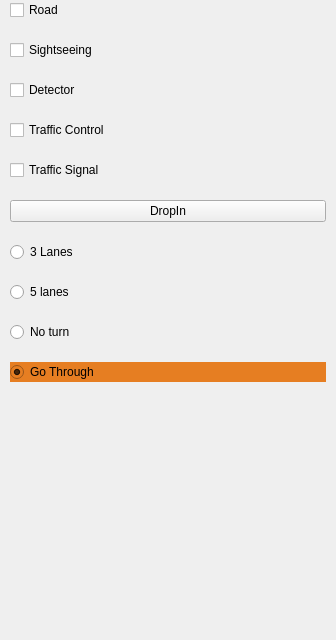
<?xml version="1.0" encoding="UTF-8"?>
<ui version="4.0">
 <class>toolpanel</class>
 <widget class="QWidget" name="toolpanel">
  <property name="geometry">
   <rect>
    <x>0</x>
    <y>0</y>
    <width>336</width>
    <height>640</height>
   </rect>
  </property>
  <property name="sizePolicy">
   <sizepolicy hsizetype="Expanding" vsizetype="Expanding">
    <horstretch>0</horstretch>
    <verstretch>0</verstretch>
   </sizepolicy>
  </property>
  <property name="windowTitle">
   <string>Form</string>
  </property>
  <layout class="QVBoxLayout" name="verticalLayout">
   <property name="spacing">
    <number>0</number>
   </property>
   <property name="leftMargin">
    <number>0</number>
   </property>
   <property name="topMargin">
    <number>0</number>
   </property>
   <property name="rightMargin">
    <number>0</number>
   </property>
   <property name="bottomMargin">
    <number>0</number>
   </property>
   <item>
    <layout class="QVBoxLayout" name="tool_panel">
     <property name="spacing">
      <number>20</number>
     </property>
     <property name="sizeConstraint">
      <enum>QLayout::SetDefaultConstraint</enum>
     </property>
     <property name="leftMargin">
      <number>10</number>
     </property>
     <property name="rightMargin">
      <number>10</number>
     </property>
     <item>
      <widget class="QCheckBox" name="m_road_check_button">
       <property name="text">
        <string>Road</string>
       </property>
      </widget>
     </item>
     <item>
      <widget class="QCheckBox" name="m_sightseeing_button">
       <property name="text">
        <string>Sightseeing</string>
       </property>
      </widget>
     </item>
     <item>
      <widget class="QCheckBox" name="m_detector_button">
       <property name="text">
        <string>Detector</string>
       </property>
      </widget>
     </item>
     <item>
      <widget class="QCheckBox" name="m_manul_control_button">
       <property name="focusPolicy">
        <enum>Qt::StrongFocus</enum>
       </property>
       <property name="text">
        <string>Traffic Control</string>
       </property>
      </widget>
     </item>
     <item>
      <widget class="QCheckBox" name="m_no_traffic">
       <property name="focusPolicy">
        <enum>Qt::StrongFocus</enum>
       </property>
       <property name="text">
        <string>Traffic Signal</string>
       </property>
      </widget>
     </item>
     <item>
      <widget class="QPushButton" name="m_drop_in">
       <property name="text">
        <string>DropIn</string>
       </property>
      </widget>
     </item>
     <item>
      <widget class="QRadioButton" name="m_3_lanes">
       <property name="text">
        <string>3 Lanes</string>
       </property>
       <property name="checked">
        <bool>false</bool>
       </property>
      </widget>
     </item>
     <item>
      <widget class="QRadioButton" name="m_5_lanes">
       <property name="text">
        <string>5 lanes</string>
       </property>
       <property name="checked">
        <bool>false</bool>
       </property>
      </widget>
     </item>
     <item>
      <widget class="QRadioButton" name="m_no_turn">
       <property name="text">
        <string>No turn</string>
       </property>
       <property name="checked">
        <bool>false</bool>
       </property>
      </widget>
     </item>
     <item>
      <widget class="QRadioButton" name="m_go_though">
       <property name="styleSheet">
        <string notr="true">background-color: rgb(230, 126, 34);</string>
       </property>
       <property name="text">
        <string>Go Through</string>
       </property>
       <property name="checkable">
        <bool>true</bool>
       </property>
       <property name="checked">
        <bool>true</bool>
       </property>
       <property name="autoExclusive">
        <bool>false</bool>
       </property>
      </widget>
     </item>
     <item>
      <widget class="SimulationControl" name="m_simulation_control_widget" native="true">
       <property name="sizePolicy">
        <sizepolicy hsizetype="Fixed" vsizetype="Fixed">
         <horstretch>0</horstretch>
         <verstretch>0</verstretch>
        </sizepolicy>
       </property>
       <property name="minimumSize">
        <size>
         <width>298</width>
         <height>175</height>
        </size>
       </property>
       <property name="maximumSize">
        <size>
         <width>298</width>
         <height>175</height>
        </size>
       </property>
       <property name="baseSize">
        <size>
         <width>100</width>
         <height>20</height>
        </size>
       </property>
       <property name="styleSheet">
        <string notr="true">QLabel{
	
	color: rgb(255, 255, 255);
}</string>
       </property>
      </widget>
     </item>
     <item>
      <spacer name="verticalSpacer">
       <property name="orientation">
        <enum>Qt::Vertical</enum>
       </property>
       <property name="sizeType">
        <enum>QSizePolicy::Expanding</enum>
       </property>
       <property name="sizeHint" stdset="0">
        <size>
         <width>20</width>
         <height>40</height>
        </size>
       </property>
      </spacer>
     </item>
    </layout>
   </item>
  </layout>
 </widget>
 <customwidgets>
  <customwidget>
   <class>SimulationControl</class>
   <extends>QWidget</extends>
   <header>simulationcontrol.h</header>
   <container>1</container>
  </customwidget>
 </customwidgets>
 <resources/>
 <connections/>
</ui>
